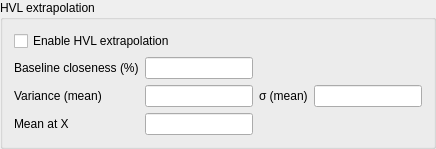
            <widget class="QGroupBox" name="groupBox">
             <property name="title">
              <string>HVL extrapolation</string>
             </property>
             <layout class="QVBoxLayout" name="verticalLayout_14">
              <item>
               <widget class="QCheckBox" name="qcb_enableHvlExtrapolation">
                <property name="text">
                 <string>Enable HVL extrapolation</string>
                </property>
               </widget>
              </item>
              <item>
               <layout class="QGridLayout" name="gridLayout_8">
                <item row="1" column="3">
                 <widget class="FloatingValueLineEdit" name="qle_hvlExtrSigmaMean">
                  <property name="readOnly">
                   <bool>true</bool>
                  </property>
                 </widget>
                </item>
                <item row="1" column="2">
                 <widget class="QLabel" name="ql_hvlExtrSignaMean">
                  <property name="text">
                   <string>σ (mean)</string>
                  </property>
                 </widget>
                </item>
                <item row="1" column="1">
                 <widget class="FloatingValueLineEdit" name="qle_hvlExtrVarianceMean">
                  <property name="readOnly">
                   <bool>true</bool>
                  </property>
                 </widget>
                </item>
                <item row="1" column="0">
                 <widget class="QLabel" name="ql_hvlExtrVarianceMean">
                  <property name="text">
                   <string>Variance (mean)</string>
                  </property>
                 </widget>
                </item>
                <item row="2" column="0">
                 <widget class="QLabel" name="ql_hvlExtrMeanAtX">
                  <property name="text">
                   <string>Mean at X</string>
                  </property>
                 </widget>
                </item>
                <item row="2" column="1">
                 <widget class="FloatingValueLineEdit" name="qle_hvlExtrMeanAtX">
                  <property name="readOnly">
                   <bool>true</bool>
                  </property>
                 </widget>
                </item>
                <item row="0" column="0">
                 <widget class="QLabel" name="ql_baselineCloseness">
                  <property name="text">
                   <string>Baseline closeness (%)</string>
                  </property>
                 </widget>
                </item>
                <item row="0" column="1">
                 <widget class="FloatingValueLineEdit" name="qle_baselineCloseness"/>
                </item>
               </layout>
              </item>
             </layout>
            </widget>
